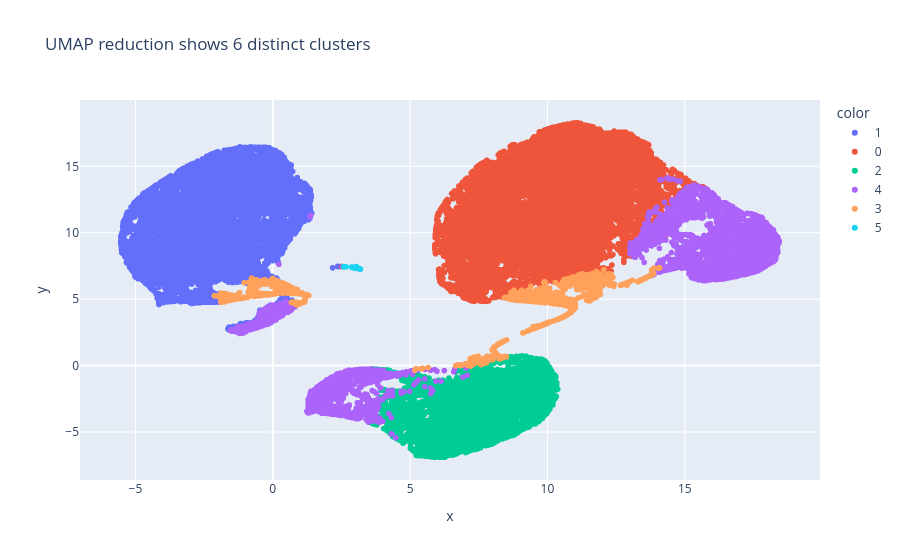

The notebook cell saved with this chart:
### Code cell
fig = px.scatter(x=loitering_X_UMAP[:, 0], y=loitering_X_UMAP[:, 1],
                 color=cluster_labels.astype(str),
                 title=f'UMAP reduction shows {chosen_k} distinct clusters')
fig.show()

### Figure 1 — Plotly figure (JSON) as saved in the notebook; plotly's stock layout.template omitted (floating-point values rounded to 4 significant figures; data arrays with more than 128 entries replaced by an {"elided": "..."} marker saying what was removed)
{"data": [{"hovertemplate": "color=1<br>x=%{x}<br>y=%{y}<extra></extra>", "legendgroup": "1", "marker": {"color": "#636efa", "symbol": "circle"}, "mode": "markers", "name": "1", "showlegend": true, "type": "scattergl", "x": {"elided": "12952 float values"}, "xaxis": "x", "y": {"elided": "12952 float values"}, "yaxis": "y"}, {"hovertemplate": "color=0<br>x=%{x}<br>y=%{y}<extra></extra>", "legendgroup": "0", "marker": {"color": "#EF553B", "symbol": "circle"}, "mode": "markers", "name": "0", "showlegend": true, "type": "scattergl", "x": {"elided": "17617 float values"}, "xaxis": "x", "y": {"elided": "17617 float values"}, "yaxis": "y"}, {"hovertemplate": "color=2<br>x=%{x}<br>y=%{y}<extra></extra>", "legendgroup": "2", "marker": {"color": "#00cc96", "symbol": "circle"}, "mode": "markers", "name": "2", "showlegend": true, "type": "scattergl", "x": {"elided": "7348 float values"}, "xaxis": "x", "y": {"elided": "7348 float values"}, "yaxis": "y"}, {"hovertemplate": "color=4<br>x=%{x}<br>y=%{y}<extra></extra>", "legendgroup": "4", "marker": {"color": "#ab63fa", "symbol": "circle"}, "mode": "markers", "name": "4", "showlegend": true, "type": "scattergl", "x": {"elided": "6745 float values"}, "xaxis": "x", "y": {"elided": "6745 float values"}, "yaxis": "y"}, {"hovertemplate": "color=3<br>x=%{x}<br>y=%{y}<extra></extra>", "legendgroup": "3", "marker": {"color": "#FFA15A", "symbol": "circle"}, "mode": "markers", "name": "3", "showlegend": true, "type": "scattergl", "x": {"elided": "1845 float values"}, "xaxis": "x", "y": {"elided": "1845 float values"}, "yaxis": "y"}, {"hovertemplate": "color=5<br>x=%{x}<br>y=%{y}<extra></extra>", "legendgroup": "5", "marker": {"color": "#19d3f3", "symbol": "circle"}, "mode": "markers", "name": "5", "showlegend": true, "type": "scattergl", "x": [3.165, 3.164, 3.158, 3.137, 3.191, 2.932, 3.185, 3.162, 2.581, 3.045, 3.04, 3.086, 3.16, 3.14, 3.17, 2.912, 3.043, 3.143, 3.03, 2.905, 3.044, 3.048, 3.181, 3.165, 2.901, 2.895, 3.15, 2.881, 3.175, 2.926, 3.187, 2.869, 2.9, 3.021, 3.136, 3.039, 2.666, 2.9, 3.168, 3.137, 3.157, 2.898, 3.178, 3.039, 3.039, 3.041, 2.906, 3.18, 3.146, 2.91, 3.04, 2.912, 2.881, 3.16, 2.889, 2.9, 2.981, 3.133, 3.143, 2.615, 2.973, 3.172], "xaxis": "x", "y": [7.287, 7.285, 7.285, 7.298, 7.255, 7.374, 7.263, 7.285, 7.44, 7.442, 7.448, 7.316, 7.285, 7.296, 7.278, 7.384, 7.443, 7.295, 7.448, 7.393, 7.442, 7.437, 7.268, 7.284, 7.396, 7.395, 7.292, 7.4, 7.267, 7.377, 7.262, 7.414, 7.394, 7.336, 7.298, 7.449, 7.431, 7.391, 7.28, 7.297, 7.288, 7.393, 7.271, 7.448, 7.447, 7.447, 7.389, 7.267, 7.292, 7.387, 7.447, 7.384, 7.405, 7.291, 7.397, 7.393, 7.348, 7.298, 7.295, 7.433, 7.356, 7.277], "yaxis": "y"}], "layout": {"legend": {"title": {"text": "color"}, "tracegroupgap": 0}, "title": {"text": "UMAP reduction shows 6 distinct clusters"}, "xaxis": {"anchor": "y", "domain": [0, 1], "title": {"text": "x"}}, "yaxis": {"anchor": "x", "domain": [0, 1], "title": {"text": "y"}}}}
